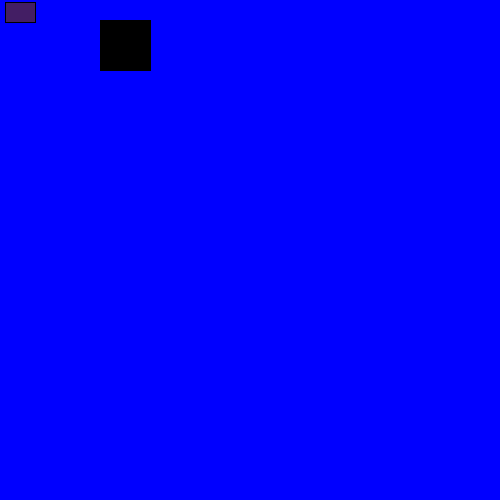
Frame 1 (no input)
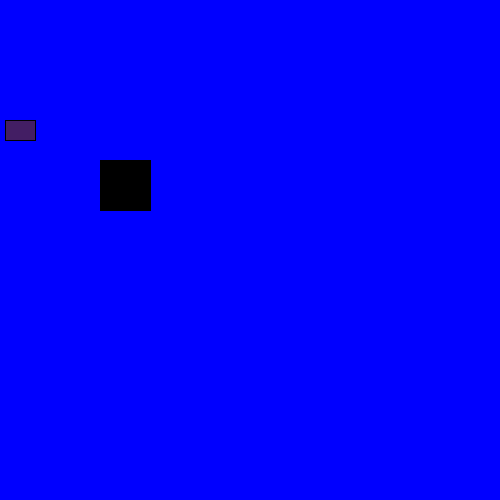
Frame 60 (the mouse pressed at the canvas centre just before this capture)
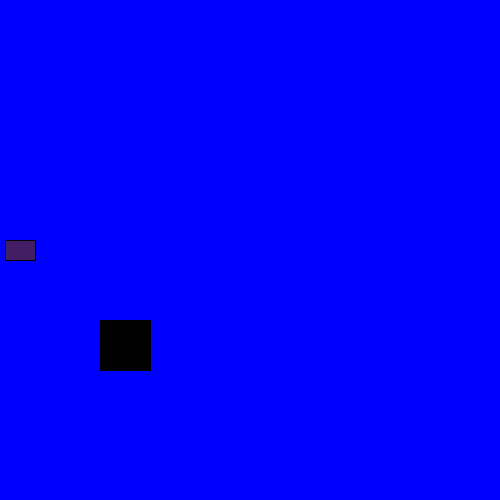
Frame 120 (the mouse held since frame 60 and released just before this capture)

The Processing sketch that drew these frames (run headless with seeded random() and noise(); from frame 60 on, the mouse is pressed at the canvas centre):

// Processing sketch: processing_31254
// ── processing_31254.pde

class Shoe {
int xPos;
int yPos;
int wid;
int hei;
color col;
int y;
int x;
float z;
float t;
float a;
float c;
float p;
float s;
int speed;
  
  
Shoe(int x, int y, int w, int h,int spd,color c){
  
xPos = x;
yPos = y;
wid = w;
hei = h;
col = c;
speed = spd;
}
  
void display(){
fill(col);
rect (xPos, y, wid, hei);
}

void drive() {
 y= y+ speed;
 

 
 if(y>490) {
   speed = -speed;
 }
  if(y<0) {
   speed = -speed;
}

}
}


 Shoe hers = new Shoe(5, 10, 30, 20, 2, color(67,30,100));
 Shoe mine =  new Shoe(100, 100, 50, 50, 20, color(0));
 
void setup(){
  size(500, 500);
  background(random(255), random(255), random(255));
  frameRate(200);
 
}
void draw(){
  background(0, 0, 255);
  mine.drive();
  mine.display();
  hers.drive();
 hers.display();
}
